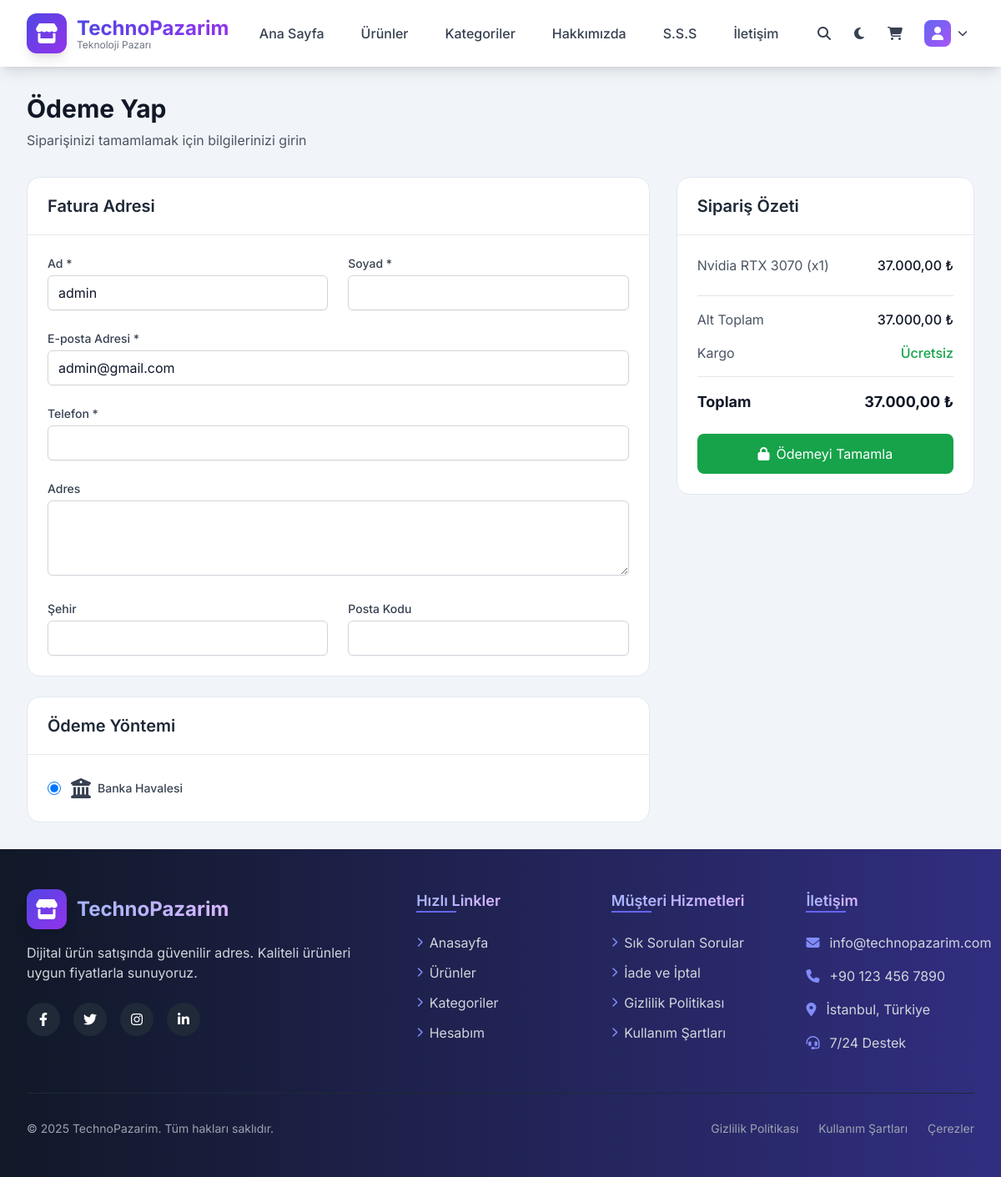
The page /index.php?page=checkout&product=1 (signed in) on the database its author committed.
### tables this page shows
CREATE TABLE `uyeler` (
  `uye_id` int(11) NOT NULL,
  `uye_adi` varchar(200) NOT NULL,
  `uye_sifre` varchar(200) NOT NULL,
  `uye_eposta` varchar(200) NOT NULL,
  `uye_tarih` timestamp NOT NULL DEFAULT current_timestamp(),
  `uye_rutbe` int(11) NOT NULL DEFAULT 0,
  `uye_onay` int(11) NOT NULL DEFAULT 0,
  `uye_hakkimda` varchar(500) NOT NULL,
  `uye_2fa_enabled` tinyint(1) DEFAULT 0,
  `uye_2fa_secret` varchar(255) DEFAULT NULL
);

CREATE TABLE `urunler` (
  `urun_id` int(11) NOT NULL,
  `urun_baslik` varchar(200) NOT NULL,
  `urun_fiyat` decimal(10,2) NOT NULL,
  `urun_aciklama` text NOT NULL,
  `urun_satinal_link` text NOT NULL,
  `urun_ekleyen` varchar(200) DEFAULT NULL,
  `urun_tarih` timestamp NOT NULL DEFAULT current_timestamp(),
  `urun_kategori` int(11) NOT NULL DEFAULT 0,
  `urun_durum` int(11) NOT NULL DEFAULT 0,
  `urun_hit` int(11) DEFAULT 0,
  `urun_resim` varchar(300) DEFAULT NULL,
  `urun_resimler` text DEFAULT NULL,
  `urun_stok` int(11) DEFAULT 0,
  `urun_tip` enum('license','file','service') DEFAULT 'license'
);

### config.php (called while the page is built, shortened)
<?php
function formatCurrency($amount) {
    return number_format($amount, 2, ',', '.') . ' ₺';
}
function getPaymentSettings($db) {
    try {
        $stmt = $db->prepare("SELECT ayar_adi, ayar_deger FROM odeme_ayarlari");
        $stmt->execute();
        $settings = $stmt->fetchAll(PDO::FETCH_ASSOC);
        $result = [];
        foreach ($settings as $setting) {
            $result[$setting['ayar_adi']] = $setting['ayar_deger'];
        }
        return $result;
    } catch (Exception $e) {
        error_log("Error getting payment settings: " . $e->getMessage());
        return [];
    }
}

### pages/checkout.php (the view, shortened to what this page needs)
<?php
$cart = $_SESSION['cart'];
$paymentSettings = getPaymentSettings($db);
$activePaymentMethods = isset($paymentSettings['active_payment_methods']) ? json_decode($paymentSettings['active_payment_methods'], true) : ['bank_transfer'];
$defaultPaymentMethod = $paymentSettings['odeme_yontemi'] ?? 'bank_transfer';
$directProductId = isset($_GET['product']) ? intval($_GET['product']) : 0;
if ($directProductId > 0 && !isset($cart[$directProductId])) {
    $cart[$directProductId] = 1;
}
$total = 0;
$cartItems = [];
if (!empty($cart)) {
    $placeholders = str_repeat('?,', count($cart) - 1) . '?';
    $productIds = array_keys($cart);
    $stmt = $db->prepare("SELECT * FROM urunler WHERE urun_id IN ($placeholders) AND urun_durum = 1");
    $stmt->execute($productIds);
    $products = $stmt->fetchAll(PDO::FETCH_ASSOC);
    $productMap = [];
    foreach ($products as $product) {
        $productMap[$product['urun_id']] = $product;
    }
    foreach ($cart as $productId => $quantity) {
        if (isset($productMap[$productId])) {
            $product = $productMap[$productId];
            $itemTotal = $product['urun_fiyat'] * $quantity;
            $total += $itemTotal;
            $cartItems[] = [
                'product' => $product,
                'quantity' => $quantity,
                'item_total' => $itemTotal
            ];
        }
    }
}
$stmt = $db->prepare("SELECT * FROM uyeler WHERE uye_id = ?");
$stmt->execute([$_SESSION['user_id']]);
$user = $stmt->fetch(PDO::FETCH_ASSOC);
$fullName = $user['uye_adi'];
$nameParts = explode(' ', $fullName);
$firstName = $nameParts[0];
$lastName = implode(' ', array_slice($nameParts, 1));
$show2FAForm = false;
?>
<div class="max-w-7xl mx-auto px-4 sm:px-6 lg:px-8 py-8">
    <div class="mb-8">
        <h1 class="text-3xl font-bold text-gray-900 dark:text-white">Ödeme Yap</h1>
        <p class="mt-2 text-gray-600 dark:text-gray-300">Siparişinizi tamamlamak için bilgilerinizi girin</p>
    </div>
    <?php if (empty($cartItems)): ?>
        <div class="text-center py-12">
            <i class="fas fa-shopping-cart text-gray-400 dark:text-gray-500 text-5xl mb-4"></i>
            <h3 class="text-2xl font-bold text-gray-900 dark:text-white mb-2">Sepetiniz Boş</h3>
            <p class="text-gray-500 dark:text-gray-400 mb-6">Ödeme yapmak için sepetinize ürün ekleyin.</p>
            <a href="index.php?page=products" class="inline-flex items-center px-6 py-3 bg-indigo-600 text-white rounded-lg hover:bg-indigo-700 transition-colors">
                <i class="fas fa-shopping-cart mr-2"></i>
                Ürünlere Gözat
            </a>
        </div>
    <?php else: ?>
        <div class="grid grid-cols-1 lg:grid-cols-3 gap-8">
            <div class="lg:col-span-2">
                <div class="card rounded-2xl overflow-hidden mb-6">
                    <div class="px-6 py-5 border-b border-gray-200 dark:border-gray-700">
                        <h2 class="text-xl font-semibold text-gray-800 dark:text-white">Fatura Adresi</h2>
                    </div>
                    <div class="p-6">
                        <form id="checkoutForm">
                            <div class="grid grid-cols-1 md:grid-cols-2 gap-6 mb-6">
                                <div>
                                    <label for="firstName" class="block text-sm font-medium text-gray-700 dark:text-gray-300 mb-1">Ad *</label>
                                    <input type="text" class="w-full px-3 py-2 border border-gray-300 dark:border-gray-600 rounded-md shadow-sm focus:outline-none focus:ring-indigo-500 focus:border-indigo-500 dark:bg-gray-700 dark:text-white" id="firstName" name="first_name" value="<?php echo htmlspecialchars($firstName); ?>" required>
                                </div>
                                <div>
                                    <label for="lastName" class="block text-sm font-medium text-gray-700 dark:text-gray-300 mb-1">Soyad *</label>
                                    <input type="text" class="w-full px-3 py-2 border border-gray-300 dark:border-gray-600 rounded-md shadow-sm focus:outline-none focus:ring-indigo-500 focus:border-indigo-500 dark:bg-gray-700 dark:text-white" id="lastName" name="last_name" value="<?php echo htmlspecialchars($lastName); ?>" required>
                                </div>
                            </div>
                            <div class="mb-6">
                                <label for="email" class="block text-sm font-medium text-gray-700 dark:text-gray-300 mb-1">E-posta Adresi *</label>
                                <input type="email" class="w-full px-3 py-2 border border-gray-300 dark:border-gray-600 rounded-md shadow-sm focus:outline-none focus:ring-indigo-500 focus:border-indigo-500 dark:bg-gray-700 dark:text-white" id="email" name="email" value="<?php echo htmlspecialchars($user['uye_eposta']); ?>" required>
                            </div>
                            <div class="mb-6">
                                <label for="phone" class="block text-sm font-medium text-gray-700 dark:text-gray-300 mb-1">Telefon *</label>
                                <input type="tel" class="w-full px-3 py-2 border border-gray-300 dark:border-gray-600 rounded-md shadow-sm focus:outline-none focus:ring-indigo-500 focus:border-indigo-500 dark:bg-gray-700 dark:text-white" id="phone" name="phone" value="<?php echo htmlspecialchars($user['uye_telefon'] ?? ''); ?>" required>
                            </div>
                            <div class="mb-6">
                                <label for="address" class="block text-sm font-medium text-gray-700 dark:text-gray-300 mb-1">Adres</label>
                                <textarea class="w-full px-3 py-2 border border-gray-300 dark:border-gray-600 rounded-md shadow-sm focus:outline-none focus:ring-indigo-500 focus:border-indigo-500 dark:bg-gray-700 dark:text-white" id="address" name="address" rows="3"></textarea>
                            </div>
                            <div class="grid grid-cols-1 md:grid-cols-2 gap-6">
                                <div>
                                    <label for="city" class="block text-sm font-medium text-gray-700 dark:text-gray-300 mb-1">Şehir</label>
                                    <input type="text" class="w-full px-3 py-2 border border-gray-300 dark:border-gray-600 rounded-md shadow-sm focus:outline-none focus:ring-indigo-500 focus:border-indigo-500 dark:bg-gray-700 dark:text-white" id="city" name="city">
                                </div>
                                <div>
                                    <label for="zip" class="block text-sm font-medium text-gray-700 dark:text-gray-300 mb-1">Posta Kodu</label>
                                    <input type="text" class="w-full px-3 py-2 border border-gray-300 dark:border-gray-600 rounded-md shadow-sm focus:outline-none focus:ring-indigo-500 focus:border-indigo-500 dark:bg-gray-700 dark:text-white" id="zip" name="zip">
                                </div>
                            </div>
                        </form>
                    </div>
                </div>
                <div class="card rounded-2xl overflow-hidden">
                    <div class="px-6 py-5 border-b border-gray-200 dark:border-gray-700">
                        <h2 class="text-xl font-semibold text-gray-800 dark:text-white">Ödeme Yöntemi</h2>
                    </div>
                    <div class="p-6">
                        <?php if (empty($activePaymentMethods)): ?>
                            <div class="bg-red-50 border border-red-200 text-red-700 px-4 py-3 rounded-lg">
                                <div class="flex">
                                    <div class="flex-shrink-0">
                                        <i class="fas fa-exclamation-circle"></i>
                                    </div>
                                    <div class="ml-3">
                                        <p class="font-medium">Şu anda ödeme kabul etmiyoruz</p>
                                    </div>
                                </div>
                            </div>
                            <button id="completeOrder" class="w-full inline-flex items-center justify-center px-4 py-3 bg-gray-400 text-white rounded-lg cursor-not-allowed" disabled>
                                <i class="fas fa-lock mr-2"></i> Ödemeyi Tamamla
                            </button>
                        <?php else: ?>
                            <div class="space-y-4">
                                <?php if (in_array('bank_transfer', $activePaymentMethods)): ?>
                                    <div class="flex items-center">
                                        <input id="bankTransfer" name="paymentMethod" type="radio" class="h-4 w-4 text-indigo-600 focus:ring-indigo-500" value="bankTransfer" <?php echo ($defaultPaymentMethod == 'bank_transfer') ? 'checked' : ''; ?>>
                                        <label for="bankTransfer" class="ml-3 block text-sm font-medium text-gray-700 dark:text-gray-300">
                                            <div class="flex items-center">
                                                <i class="fas fa-university text-2xl mr-2"></i>
                                                <span>Banka Havalesi</span>
                                            </div>
                                        </label>
                                    </div>
                                <?php endif; ?>
                            </div>
                        <?php endif; ?>
                    </div>
                </div>
            </div>
            <div>
                <div class="card rounded-2xl overflow-hidden sticky top-8">
                    <div class="px-6 py-5 border-b border-gray-200 dark:border-gray-700">
                        <h2 class="text-xl font-semibold text-gray-800 dark:text-white">Sipariş Özeti</h2>
                    </div>
                    <div class="p-6">
                        <div class="space-y-4 mb-6">
                            <?php foreach ($cartItems as $item): ?>
                                <div class="flex justify-between">
                                    <span class="text-gray-600 dark:text-gray-400"><?php echo htmlspecialchars($item['product']['urun_baslik']); ?> (x<?php echo $item['quantity']; ?>)</span>
                                    <span class="font-medium text-gray-900 dark:text-white"><?php echo formatCurrency($item['item_total']); ?></span>
                                </div>
                            <?php endforeach; ?>
                        </div>
                        <div class="space-y-4 border-t border-gray-200 dark:border-gray-700 pt-4">
                            <div class="flex justify-between">
                                <span class="text-gray-600 dark:text-gray-400">Alt Toplam</span>
                                <span class="font-medium text-gray-900 dark:text-white"><?php echo formatCurrency($total); ?></span>
                            </div>
                            <div class="flex justify-between">
                                <span class="text-gray-600 dark:text-gray-400">Kargo</span>
                                <span class="font-medium text-green-600 dark:text-green-400">Ücretsiz</span>
                            </div>
                            <div class="flex justify-between pt-4 border-t border-gray-200 dark:border-gray-700">
                                <span class="text-lg font-bold text-gray-900 dark:text-white">Toplam</span>
                                <span class="text-lg font-bold text-gray-900 dark:text-white"><?php echo formatCurrency($total); ?></span>
                            </div>
                        </div>
                        <div class="mt-6">
                            <button id="completeOrder" class="w-full inline-flex items-center justify-center px-4 py-3 bg-green-600 text-white rounded-lg hover:bg-green-700 focus:outline-none focus:ring-2 focus:ring-offset-2 focus:ring-green-500 transition-colors">
                                <i class="fas fa-lock mr-2"></i> Ödemeyi Tamamla
                            </button>
                        </div>
                    </div>
                </div>
            </div>
        </div>
    <?php endif; ?>
</div>

### index.php (style rules this page uses)
:root { --bg-color: #f1f5f9; --text-color: #0f172a; --card-bg: #ffffff; --border-color: #e2e8f0; }
body { background-color: var(--bg-color); color: var(--text-color); font-family: 'Inter', sans-serif; transition: background-color 0.3s, color 0.3s; }
.card { background-color: var(--card-bg); border: 1px solid var(--border-color); transition: background-color 0.3s, border-color 0.3s; }

### rows shown on the page
uyeler: first_name "admin", email "admin@gmail.com"
urunler: urun_baslik "Nvidia RTX 3070"

### other values the page prints
$item['quantity'] "1"
formatCurrency($item['item_total']) "37.000,00 ₺"
formatCurrency($total) "37.000,00 ₺"
SITE_NAME "TechnoPazarim"
